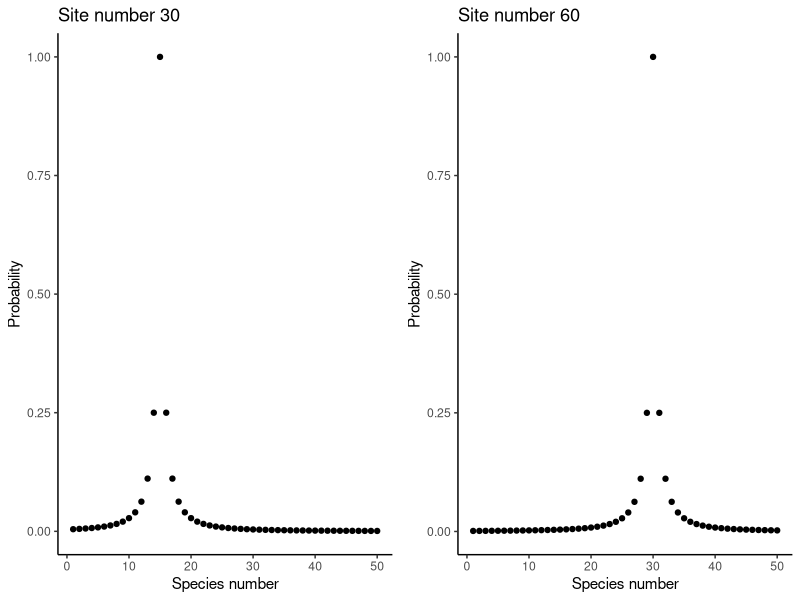
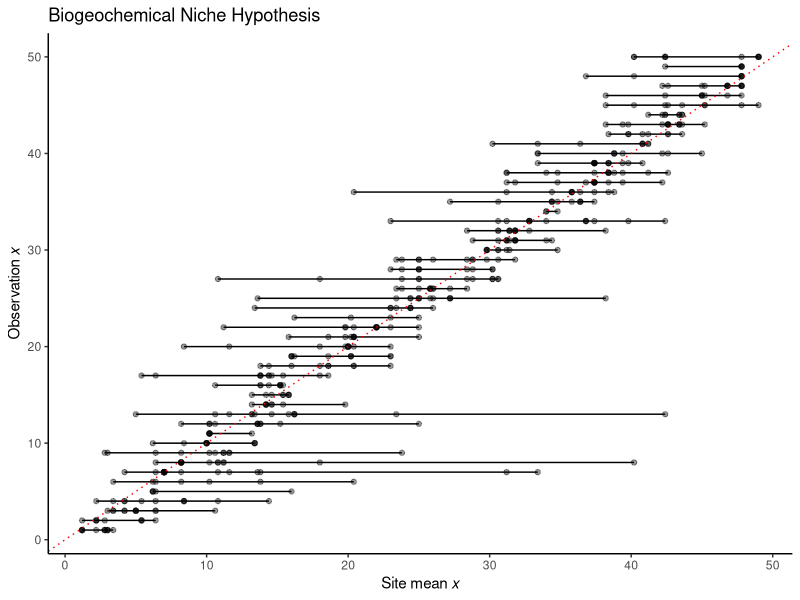
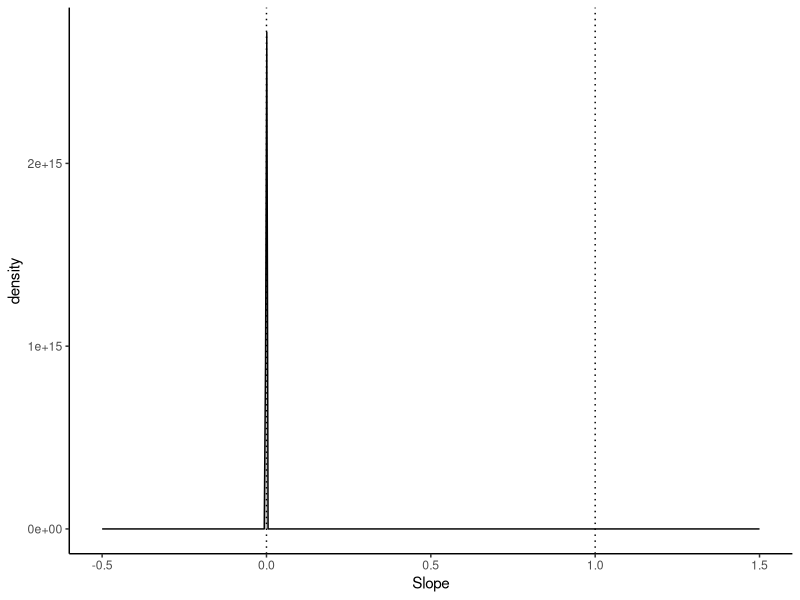
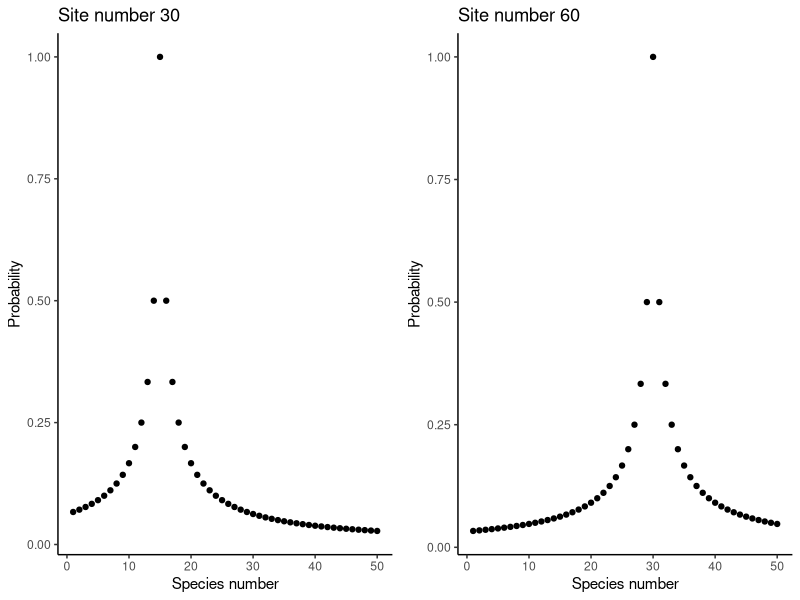
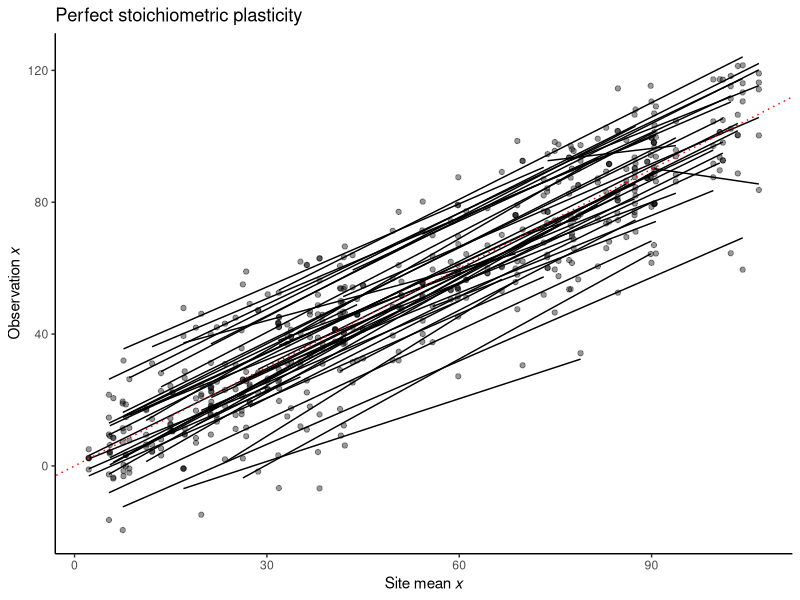
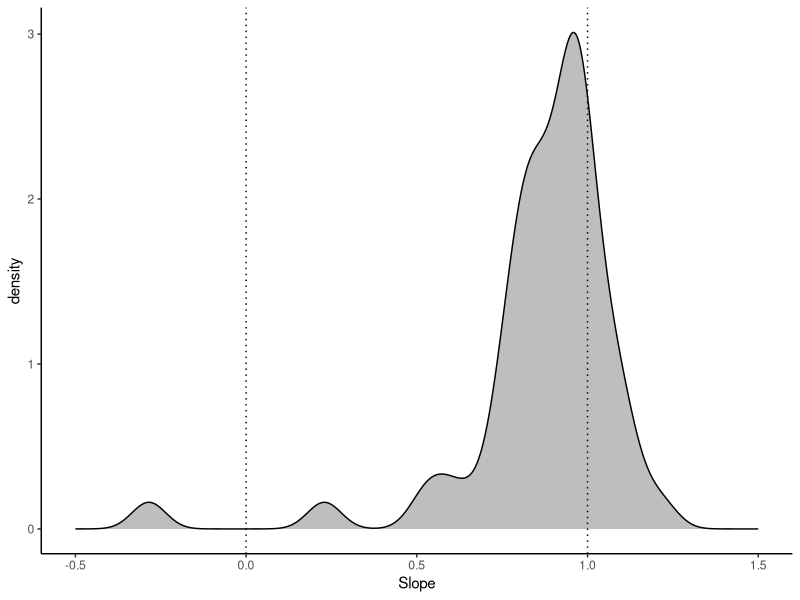
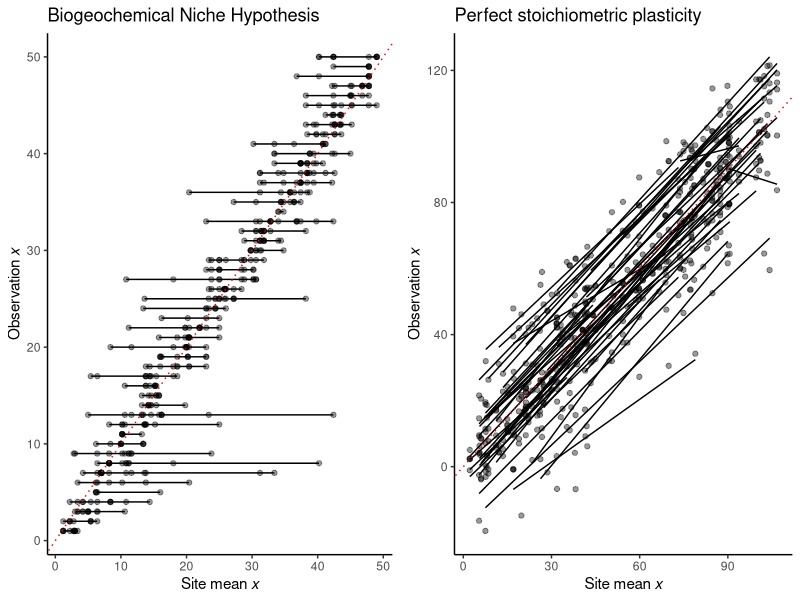
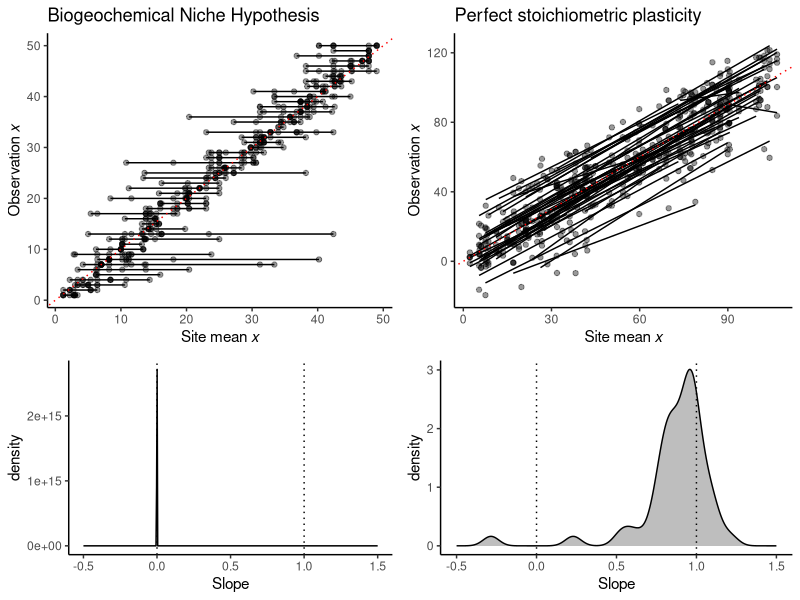

Here is the R script that generated these plots, in order:
## ---- chunk 1
#| code-fold: true
#| label: fig-prob
#| fig-cap: "Probability for the occurrence of a given species at a given site."
#| out-width: 80%

library(dplyr)
library(purrr)
library(tidyr)
library(ggplot2)
library(cowplot)
library(here)

get_prob <- function(
    isite, 
    nsites, 
    nspecies, 
    param_species_selection
    ){
  # preferred species at this site
  use_species <- min(max(floor(isite/nsites * nspecies), 1), nspecies)
  
  # get probabilities
  prob <- (abs((1:nspecies) - use_species) + 1)^param_species_selection

  return(prob)
}

nspecies <- 50

gg1 <- tibble(
  species = 1:nspecies,
  prob = get_prob(isite = 30, 
                  nsites = 100, 
                  nspecies = 50, 
                  param_species_selection = -2) 
) |> 
  ggplot(aes(species, prob)) +
  geom_point() +
  theme_classic() +
  labs(title = "Site number 30",
       x = "Species number",
       y = "Probability")

gg2 <- tibble(
  species = 1:nspecies,
  prob = get_prob(isite = 60, 
                  nsites = 100, 
                  nspecies = 50, 
                  param_species_selection = -2) 
) |> 
  ggplot(aes(species, prob)) +
  geom_point() +
  theme_classic() +
  labs(title = "Site number 60",
       x = "Species number",
       y = "Probability")

plot_grid(gg1, gg2)
## ---- chunk 2
#| code-fold: true
#| label: fig-bgn
#| fig-cap: "Trait gradient analysis for data generated assuming the Biogeochemical Niche Hypothesis. Solid lines represent the species-specific regressions of trait values observed at different sites vs. the respective site mean across all species growing at that site."
#| out-width: 80%

nsites <- 100
nspecies <- 50
nobs_per_site <- 5
error <- 0
param_species_selection <- -2

set.seed(2)
df <- tibble()
idx <- 0
for (isite in 1:nsites){

  prob <- get_prob(isite, nsites, nspecies, param_species_selection)
    
  for (iobs in 1:nobs_per_site){
    idx <- idx + 1
    df <- bind_rows(
      df,
      tibble(
        idx = idx,
        site = isite,
        # At each site, species are randomly drawn from all available species 
        # with an uneven probability per species, proportional to 
        # [abs(species_index - preferred_species) + 1]^-2
        species = sample(1:nspecies, 
                         1, 
                         replace = TRUE, 
                         prob = prob
                         )
      ) |> 
        mutate(value = rnorm(1, mean = species, sd = error) )
    )
  }
}

df <- df |> 
  group_by(site) |> 
  summarise(sitemean = mean(value)) |> 
  right_join(
    df,
    by = "site"
  )

gg1 <- ggplot(data = df,
       aes(x = sitemean, y = value, group = species)) + 
  geom_smooth(method = "lm", 
              se = FALSE, 
              color = "black", 
              linewidth = 0.5) + 
  geom_point(color = "black", alpha = 0.4) +
  geom_abline(intercept = 0, 
              slope = 1, 
              linetype = "dotted", color = "red") +
  theme_classic() +
  labs(
    x = expression(paste("Site mean ", italic(x))),
    y = expression(paste("Observation ", italic(x))),
    title = "Biogeochemical Niche Hypothesis"
  )

gg1
## ---- chunk 3
#| code-fold: true
#| label: fig-bgn-slopes
#| fig-cap: "Distribution of slopes in the trait gradient analysis for data generated assuming the Biogeochemical Niche Hypothesis."
#| out-width: 80%

df_tga <- df |> 
  group_by(species) |> 
  nest() |> 
  mutate(linmod = map(data, 
                      ~lm(value  ~ sitemean,  
                          data = ., 
                          x = TRUE))) |> 
  mutate(slope = map_dbl(linmod,  
                         ~coef(.)[2]))

gg2 <- df_tga |> 
  ggplot(aes(slope, after_stat(density))) + 
  geom_density( fill = "grey") +
  theme_classic() + 
  geom_vline(xintercept = 1.0, linetype = "dotted") + 
  geom_vline(xintercept = 0.0, linetype = "dotted") + 
  xlim(-0.5, 1.5) +
  labs(x = "Slope")

gg2
## ---- chunk 4
#| code-fold: true
#| label: fig-prob_psp
#| fig-cap: "Probability for the occurrence of a given species at a given site. A wider niche is assumed here."
#| out-width: 80%

library(dplyr)
library(purrr)
library(tidyr)
library(ggplot2)
library(cowplot)
library(here)

get_prob <- function(
    isite, 
    nsites, 
    nspecies, 
    param_species_selection
    ){
  # preferred species at this site
  use_species <- min(max(floor(isite/nsites * nspecies), 1), nspecies)
  
  # get probabilities
  prob <- (abs((1:nspecies) - use_species) + 1)^param_species_selection

  return(prob)
}

nspecies <- 50

gg1a <- tibble(
  species = 1:nspecies,
  prob = get_prob(isite = 30, 
                  nsites = 100, 
                  nspecies = 50, 
                  param_species_selection = -1) 
) |> 
  ggplot(aes(species, prob)) +
  geom_point() +
  theme_classic() +
  labs(title = "Site number 30",
       x = "Species number",
       y = "Probability")

gg2a <- tibble(
  species = 1:nspecies,
  prob = get_prob(isite = 60, 
                  nsites = 100, 
                  nspecies = 50, 
                  param_species_selection = -1) 
) |> 
  ggplot(aes(species, prob)) +
  geom_point() +
  theme_classic() +
  labs(title = "Site number 60",
       x = "Species number",
       y = "Probability")

plot_grid(gg1a, gg2a)
## ---- chunk 5
#| code-fold: true
#| label: fig-psp
#| fig-cap: "Trait gradient analysis for data generated assuming perfect stoichiometric plasticity. Solid lines represent the species-specific regressions of trait values observed at different sites vs. the respective site mean across all species growing at that site."
#| out-width: 80%

nsites <- 100
nspecies <- 50
nobs_per_site <- 5
error <- 0
sd_species <- 15
param_species_selection <- -1

# generate the random offset per species
delta_species <- rnorm(nspecies, mean = 0, sd = sd_species)

set.seed(2)
df2 <- tibble()
idx <- 0
for (isite in 1:nsites){

  prob <- get_prob(isite, nsites, nspecies, param_species_selection)

  for (iobs in 1:nobs_per_site){
    idx <- idx + 1
    df2 <- bind_rows(
      df2,
      tibble(
        idx = idx,
        site = isite,
        # At each site, species are randomly drawn from all available species 
        # with an uneven probability per species, proportional to 
        # [abs(species_index - preferred_species) + 1]^-2
        species = sample(1:nspecies, 
                         1, 
                         replace = TRUE, 
                         prob = prob
                         )) |> 
        # site mean value taken equal to isite
        mutate(value = rnorm(1, mean = isite + delta_species[species], sd = error) )
    )
  }
}

df2 <- df2 |> 
  group_by(site) |> 
  summarise(sitemean = mean(value)) |> 
  right_join(
    df2,
    by = "site"
  )

gg3 <- ggplot(data = df2,
       aes(x = sitemean, y = value, group = species)) + 
  geom_smooth(method = "lm", 
              se = FALSE, 
              color = "black", 
              linewidth = 0.5) + 
  geom_point(color = "black", alpha = 0.4) +
  geom_abline(intercept = 0, 
              slope = 1, 
              linetype = "dotted", color = "red") +
  theme_classic() +
  labs(
    x = expression(paste("Site mean ", italic(x))),
    y = expression(paste("Observation ", italic(x))),
    title = "Perfect stoichiometric plasticity"
  )

gg3
## ---- chunk 6
#| code-fold: true
#| label: fig-psp-slopes
#| fig-cap: "Distribution of slopes in the trait gradient analysis for data generated assuming the perfect stoichiometric plasticity."
#| out-width: 80%

df_tga2 <- df2 |> 
  group_by(species) |> 
  nest() |> 
  mutate(linmod = map(data, 
                      ~lm(value  ~ sitemean,  
                          data = ., 
                          x = TRUE))) |> 
  mutate(slope = map_dbl(linmod,  
                         ~coef(.)[2]))

gg4 <- df_tga2 |> 
  ggplot(aes(slope, after_stat(density))) + 
  geom_density( fill = "grey") +
  theme_classic() + 
  geom_vline(xintercept = 1.0, linetype = "dotted") + 
  geom_vline(xintercept = 0.0, linetype = "dotted") + 
  xlim(-0.5, 1.5) +
  labs(x = "Slope")

gg4
## ---- chunk 7
plot_grid(gg1, gg3, ncol = 2)
ggsave(here("fig/tga_demo.pdf"), width = 8, height = 4)
ggsave(here("fig/tga_demo.png"), width = 8, height = 4)

plot_grid(gg1, gg3, gg2, gg4, nrow = 2, rel_heights = c(1, 0.7))
ggsave(here("fig/tga_demo_slopes.pdf"), width = 8, height = 6)
ggsave(here("fig/tga_demo_slopes.png"), width = 8, height = 6)
